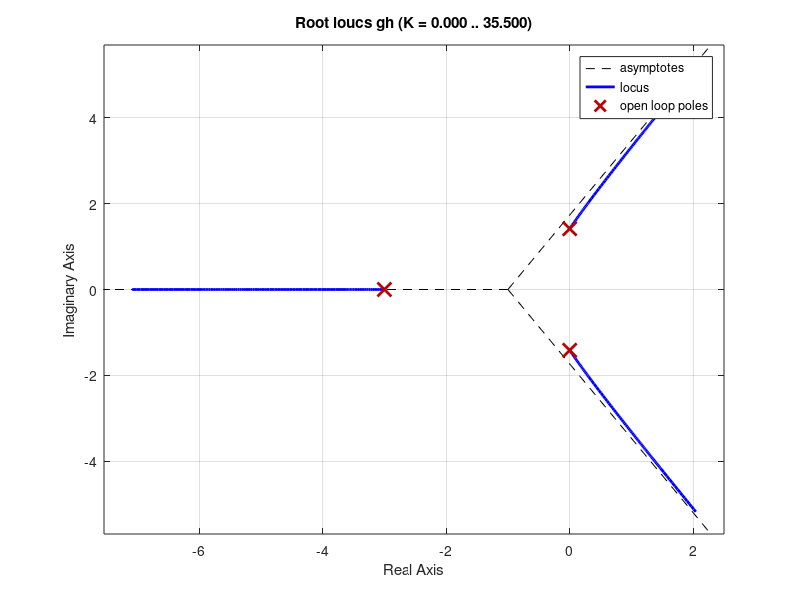
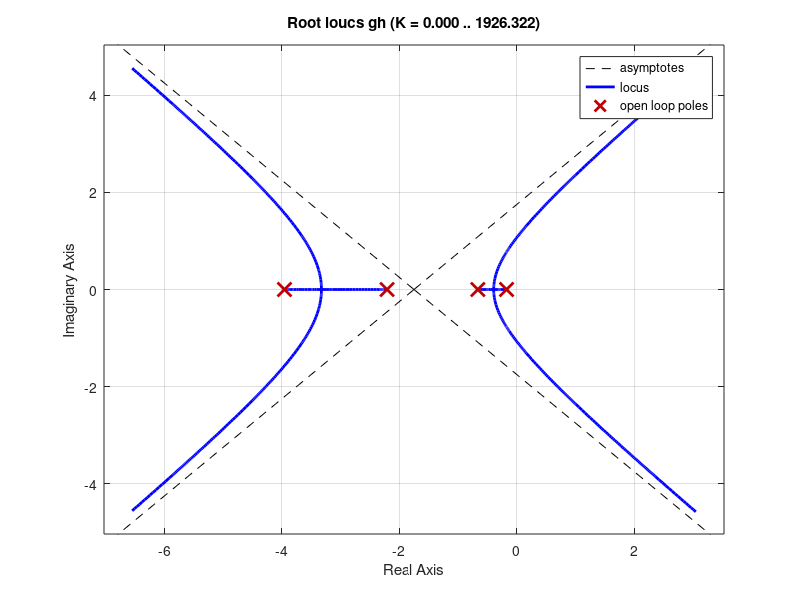
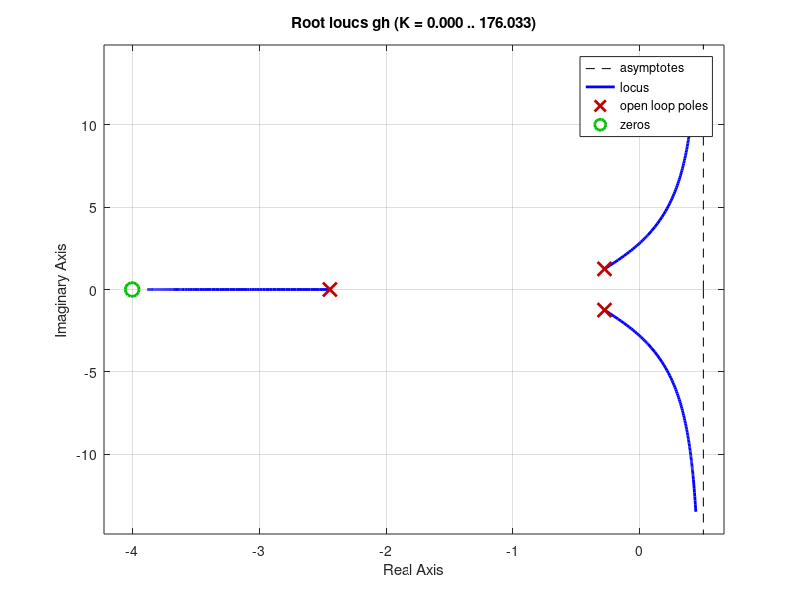

Here is the MATLAB script that generated these plots, in order:
clc;
clear;
close all;
s=tf('s')
gs=6/(s*(s+1)*(s+2))
gh=feedback(gs,1)
figure ;
rlocus(gh)
%Adding a Pole
gs=1/(s*(s+1)*(s+2)*(s+4))
gh=feedback(gs,1)
figure;
rlocus(gh)
%Adding a Zero
gs=(s+4)/(s*(s+1)*(s+2))
gh=feedback(gs,1)
figure;
rlocus(gh)
%Dominant Pole Near to Imaginary Axis gives Slowest Response....
%Therfore need to be placed away from Imaginary Axis....



% Mohammed Muneeb Ahmed
% mohammedmujeebahmed72@gmail.com

